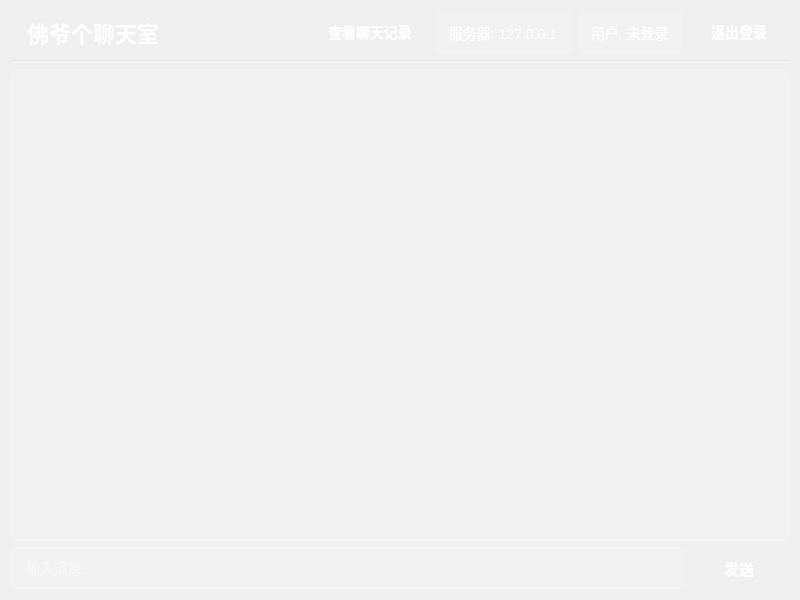
<?xml version="1.0" encoding="UTF-8"?>
<ui version="4.0">
 <class>Chat</class>
 <widget class="QWidget" name="Chat">
  <property name="geometry">
   <rect>
    <x>0</x>
    <y>0</y>
    <width>800</width>
    <height>600</height>
   </rect>
  </property>
  <property name="minimumSize">
   <size>
    <width>800</width>
    <height>600</height>
   </size>
  </property>
  <property name="windowTitle">
   <string>佛爷聊天室</string>
  </property>
  <property name="styleSheet">
   <string notr="true">/* 渐变背景 */
    QWidget {
    background: qlineargradient(x1:0, y1:0, x2:1, y2:1,
    stop:0 #2c3e50, stop:1 #1a2a6c);
    border-radius: 12px;
    border: 1px solid #3498db;
    }

    /* 暗色模式优化 */
    @media (prefers-color-scheme: dark) {
    QWidget {
    background: qlineargradient(x1:0, y1:0, x2:1, y2:1,
    stop:0 #1a1a2e, stop:1 #16213e);
    }
    }</string>
  </property>
  <layout class="QVBoxLayout" name="verticalLayout">
   <item>
    <layout class="QHBoxLayout" name="topBarLayout">
     <item>
      <widget class="QLabel" name="titleLabel">
       <property name="styleSheet">
        <string notr="true">font-size: 22px;
         font-weight: bold;
         color: white;
         padding: 5px 10px;</string>
       </property>
       <property name="text">
        <string>佛爷个聊天室</string>
       </property>
      </widget>
     </item>
     <item>
      <spacer name="horizontalSpacer">
       <property name="orientation">
        <enum>Qt::Orientation::Horizontal</enum>
       </property>
       <property name="sizeHint" stdset="0">
        <size>
         <width>40</width>
         <height>20</height>
        </size>
       </property>
      </spacer>
     </item>
     <!-- 添加的聊天记录按钮 -->
     <item>
      <widget class="QPushButton" name="historyButton">
       <property name="minimumSize">
        <size>
         <width>120</width>
         <height>36</height>
        </size>
       </property>
       <property name="cursor">
        <cursorShape>PointingHandCursor</cursorShape>
       </property>
       <property name="styleSheet">
        <string notr="true">QPushButton {
         background: qlineargradient(x1:0, y1:0, x2:1, y2:0,
         stop:0 #9b59b6, stop:1 #8e44ad);
         color: white;
         border-radius: 6px;
         padding: 8px 15px;
         font-size: 14px;
         font-weight: bold;
         border: none;
         }
         QPushButton:hover {
         background: qlineargradient(x1:0, y1:0, x2:1, y2:0,
         stop:0 #8e44ad, stop:1 #7d3c98);
         }
         QPushButton:pressed {
         background: qlineargradient(x1:0, y1:0, x2:1, y2:0,
         stop:0 #7d3c98, stop:1 #6c3483);
         }</string>
       </property>
       <property name="text">
        <string>查看聊天记录</string>
       </property>
      </widget>
     </item>
     <!-- 添加的聊天记录按钮结束 -->
     <item>
      <widget class="QLabel" name="serverIpLabel">
       <property name="toolTip">
        <string>当前连接的服务器IP地址</string>
       </property>
       <property name="styleSheet">
        <string notr="true">font-size: 14px;
         color: rgba(255, 255, 255, 0.9);
         padding: 5px 10px;
         border-radius: 4px;
         background: rgba(255, 255, 255, 0.1);</string>
       </property>
       <property name="text">
        <string>服务器: 127.0.0.1</string>
       </property>
      </widget>
     </item>
     <item>
      <widget class="QLabel" name="userLabel">
       <property name="styleSheet">
        <string notr="true">font-size: 14px;
         color: rgba(255, 255, 255, 0.9);
         padding: 5px 10px;
         border-radius: 4px;
         background: rgba(255, 255, 255, 0.1);</string>
       </property>
       <property name="text">
        <string>用户: 未登录</string>
       </property>
      </widget>
     </item>
     <item>
      <widget class="QPushButton" name="exitButton">
       <property name="minimumSize">
        <size>
         <width>100</width>
         <height>36</height>
        </size>
       </property>
       <property name="cursor">
        <cursorShape>PointingHandCursor</cursorShape>
       </property>
       <property name="styleSheet">
        <string notr="true">QPushButton {
         background: qlineargradient(x1:0, y1:0, x2:1, y2:0,
         stop:0 #e74c3c, stop:1 #c0392b);
         color: white;
         border-radius: 6px;
         padding: 8px 15px;
         font-size: 14px;
         font-weight: bold;
         border: none;
         }
         QPushButton:hover {
         background: qlineargradient(x1:0, y1:0, x2:1, y2:0,
         stop:0 #c0392b, stop:1 #a23526);
         }
         QPushButton:pressed {
         background: qlineargradient(x1:0, y1:0, x2:1, y2:0,
         stop:0 #a23526, stop:1 #8a2c22);
         }</string>
       </property>
       <property name="text">
        <string>退出登录</string>
       </property>
      </widget>
     </item>
    </layout>
   </item>
   <item>
    <widget class="QFrame" name="line">
     <property name="styleSheet">
      <string notr="true">background: rgba(255,255,255,0.2);
       height: 2px;</string>
     </property>
     <property name="frameShape">
      <enum>QFrame::Shape::HLine</enum>
     </property>
     <property name="frameShadow">
      <enum>QFrame::Shadow::Sunken</enum>
     </property>
    </widget>
   </item>
   <item>
    <widget class="QTextBrowser" name="textBrowser">
     <property name="styleSheet">
      <string notr="true">QTextBrowser {
       background-color: rgba(255, 255, 255, 0.1);
       border: 1px solid rgba(255,255,255,0.3);
       border-radius: 10px;
       color: white;
       font-size: 14px;
       padding: 10px;
       }</string>
     </property>
    </widget>
   </item>
   <item>
    <layout class="QHBoxLayout" name="inputLayout">
     <item>
      <widget class="QLineEdit" name="lineEdit">
       <property name="styleSheet">
        <string notr="true">QLineEdit {
         height: 40px;
         border: 1px solid rgba(255,255,255,0.3);
         border-radius: 6px;
         padding: 0 12px;
         background: rgba(255, 255, 255, 0.15);
         color: white;
         font-size: 14px;
         }
         QLineEdit:focus {
         border: 1px solid #3498db;
         }</string>
       </property>
       <property name="placeholderText">
        <string>输入消息...</string>
       </property>
      </widget>
     </item>
     <item>
      <widget class="QPushButton" name="sendButton">
       <property name="minimumSize">
        <size>
         <width>100</width>
         <height>40</height>
        </size>
       </property>
       <property name="cursor">
        <cursorShape>PointingHandCursor</cursorShape>
       </property>
       <property name="styleSheet">
        <string notr="true">QPushButton {
         background: qlineargradient(x1:0, y1:0, x2:1, y2:0,
         stop:0 #3498db, stop:1 #2980b9);
         color: white;
         border-radius: 6px;
         padding: 8px 20px;
         font-size: 15px;
         font-weight: bold;
         border: none;
         }
         QPushButton:hover {
         background: qlineargradient(x1:0, y1:0, x2:1, y2:0,
         stop:0 #2980b9, stop:1 #2573a7);
         }
         QPushButton:pressed {
         background: qlineargradient(x1:0, y1:0, x2:1, y2:0,
         stop:0 #2573a7, stop:1 #1d6fa5);
         }</string>
       </property>
       <property name="text">
        <string>发送</string>
       </property>
      </widget>
     </item>
    </layout>
   </item>
  </layout>
 </widget>
 <resources>
  <include location="icon/icon.qrc"/>
 </resources>
 <connections/>
</ui>
